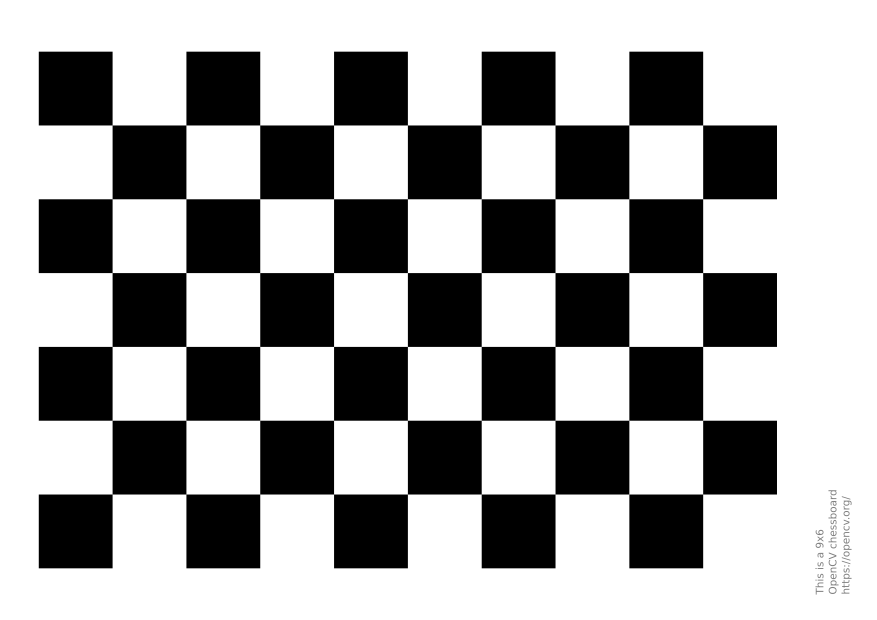
#> input picture Computer Vision/rsc/aruco_marker_files/Checkerboard.png, 1754 x 1240 px, given in place of the camera (shown at 1/2 size)
$ python 0_real.board.detect.py   (older library calls are emulated)
#> lines starting #> are read from the running program, lines starting #| are printed output that depends on the picture
#> (reads Computer Vision/camera_data.pkl from the repository)
#> further down, img is the input picture: shape (1240, 1754, 3); min 0, max 255, mean 165.4
# detect my real chessboard (not B&W)
from einops import rearrange
from skimage.metrics import structural_similarity as ssim
from skimage.measure import label, regionprops
import numpy as np
import pickle
import time
import cv2


def process_frame(frame, camera_param):
    h, w, c = frame.shape
#> h = 1240; w = 1754; c = 3
    frame = cv2.resize(frame, (int(w/2), int(h/2)))
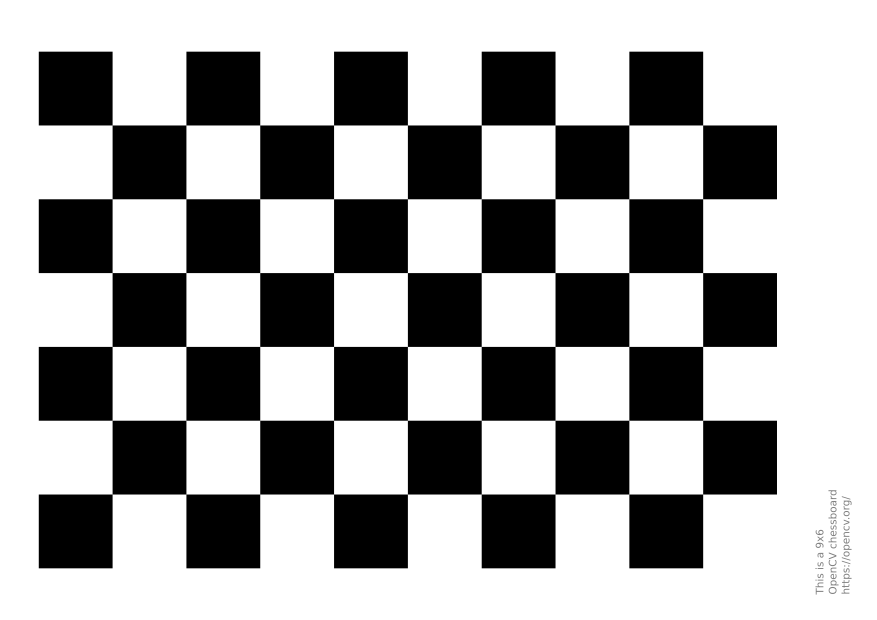
#> frame: shape (620, 877, 3); min 0, max 255, mean 165.4
    frame = cv2.GaussianBlur(frame, (3,3), cv2.BORDER_DEFAULT)
    # frame = cv2.cvtColor(frame, cv2.COLOR_BGR2GRAY)

    # Flip image
    frame = cv2.rotate(frame, cv2.ROTATE_180)
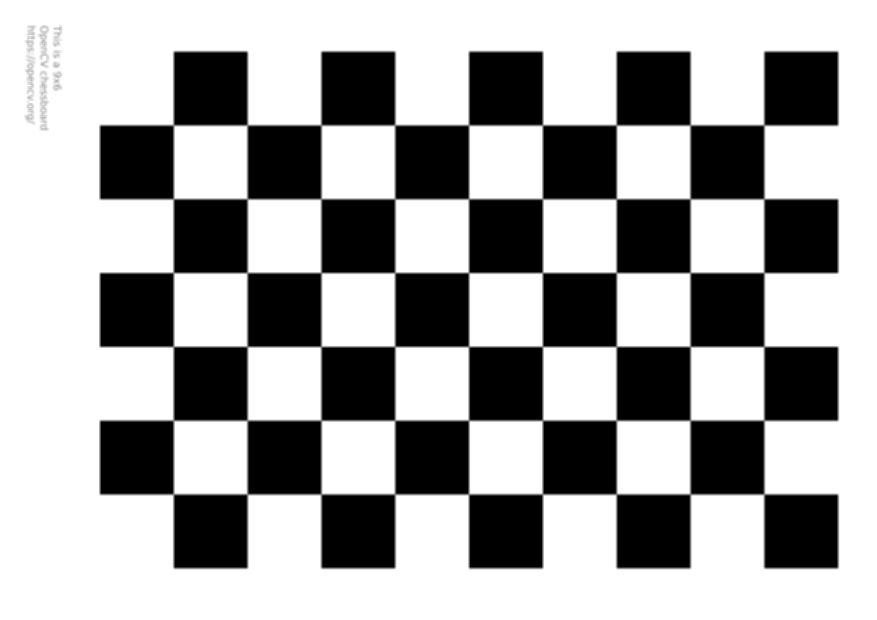
#> frame: shape (620, 877, 3); min 0, max 255, mean 165.4

    # Unidistort the image
    map1, map2 = cv2.fisheye.initUndistortRectifyMap(camera_param[0], camera_param[1], np.eye(3), camera_param[0], frame.shape[:2][::-1], cv2.CV_16SC2)
    frame = cv2.remap(frame, map1, map2, interpolation=cv2.INTER_LINEAR, borderMode=cv2.BORDER_CONSTANT)
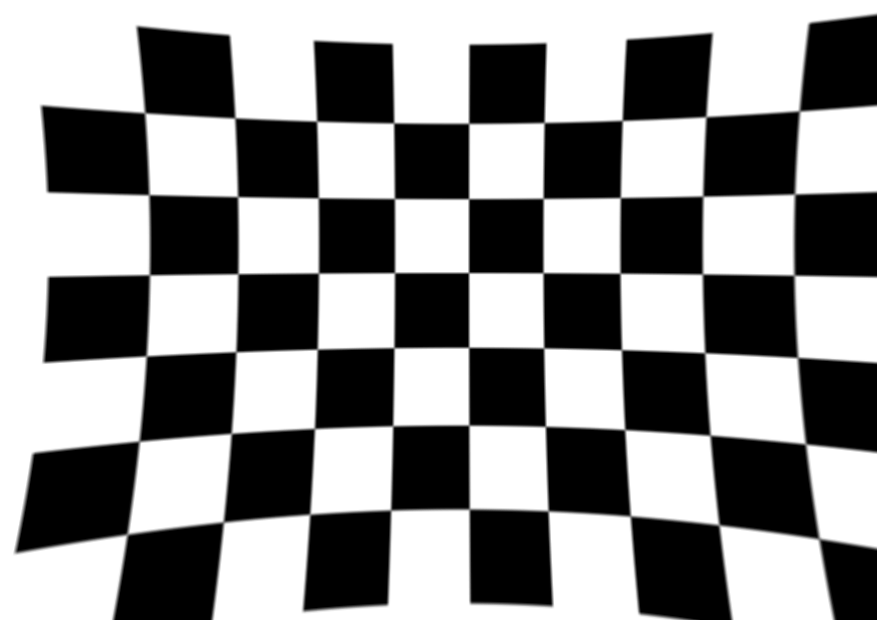
#> frame: shape (620, 877, 3); min 0, max 255, mean 141.5

    # Get centre-image sectionc
    im_width = frame.shape[1]
#> im_width = 877
    border = im_width//5
#> border = 175
    frame = frame[:, border:im_width-border]
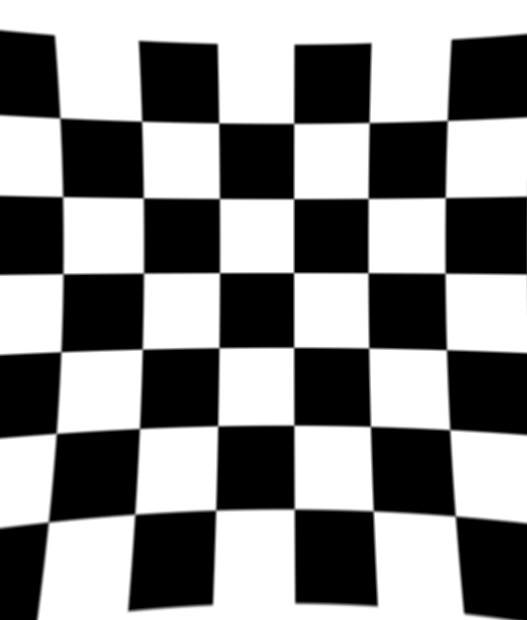
#> frame: shape (620, 527, 3); min 0, max 255, mean 136.9

    return frame


def set_points(event, x, y, flags, param):
    global board_corners
    if event == cv2.EVENT_LBUTTONDOWN:
        # draw circle here (etc...)
        print(f'x = {x}, y = {y}')
        if not board_corners[0]:
            board_corners[0] = [x, y]
            print("Set Top Left")
        elif not board_corners[1]:
            board_corners[1] = [x, y]
            print("Set Top Right")
        elif not board_corners[2]:
            board_corners[2] = [x, y]
            print("Set Bottom Right")
        elif not board_corners[3]:
            board_corners[3] = [x, y]
            print("Set Bottom Left")
            print("All corners assigned!")
        else:
            print("All corners have been assigned!")
        return True

def board_position(piece, board_spec):
    """Translate coordinate to boad location (i.e. A5) assuming A1 is bottom
    right of image being shown. board_spec must include corner locations and
    steps along those lines (Ds)"""
    return True

MERGE_RANGE = 100
MOVE_FRAME_THRESHOLD = 5

background_frame = None
two_region_frame_count = 0

# Load previously saved data
with open('./camera_data.pkl', 'rb') as file:
    camera_parameters = pickle.load(file)

# Run video stream
vs = cv2.VideoCapture(2)
time.sleep(2)

# Take image and setup board outline with mouse
cv2.namedWindow('Board Setup')
cv2.setMouseCallback('Board Setup', set_points)
board_corners = np.array([None, None, None, None]) # tl, tr, br, bl
_, img = vs.read()
while not all(board_corners):

    # Draw board so far
    frame = process_frame(img, camera_parameters)
    assigned_points = np.array([p for p in board_corners if p is not None])
    if len(assigned_points) > 0:
        frame = cv2.polylines(frame, [assigned_points], True, (255, 0, 0), 2)

    # Show frame
    cv2.imshow('Board Setup', frame)

    # Handle exit
    k = cv2.waitKey(10)
#> (key q is pressed here)
    if k & 0xFF == ord("q"):
        cv2.destroyAllWindows()
        break
cv2.destroyAllWindows()

# Finalise board corners
board_corners = np.array([p for p in board_corners if p is not None])

# Calculate rest of board spec
board_spec = {
#> (the run stopped early here; a loop or call above may not have finished)
